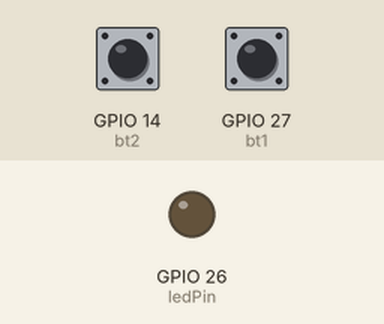
The sketch below on a simulated ESP32. Shown: output pins drawn as LEDs (lit = HIGH). The inputs (shaded band) are chosen by the test bench; at power-on: GPIO 27 (bt1) HIGH, GPIO 14 (bt2) HIGH.

Above: at 1.2 s.
1.3 s: GPIO 27 (bt1) pulled LOW for 0.15 s
At 1.37 s:
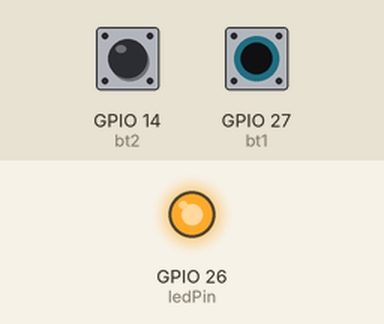
4.5 s: GPIO 27 (bt1) pulled LOW for 3.2 s
At 8.2 s:
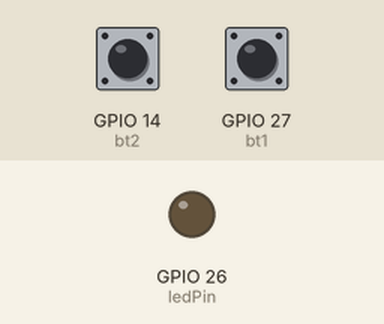
Timing chart, 0 to 9.7 s (numbered marks = the images above; inputs shaded):
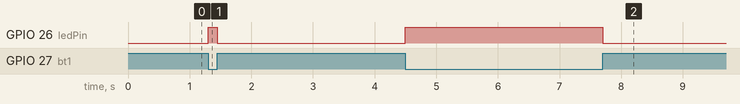

The sketch:

Exercise4-buttonControl.ino
```cpp
const int bt1 = 27;
const int bt2 = 14;
const int ledPin = 26;
const int soilPin = 33;

void setup() {
  Serial.begin(9600);
  pinMode(bt1, INPUT_PULLUP);
  pinMode(bt2, INPUT_PULLUP);
  pinMode(ledPin, OUTPUT);
}

void loop() {
  if (digitalRead(bt1) == LOW) {
    digitalWrite(ledPin, HIGH);
  } else {
    digitalWrite(ledPin, LOW);
  }
  if (digitalRead(bt2) == LOW) {
    int nilaiSensor = analogRead(soilPin);
    Serial.println(nilaiSensor);
  }
}
```

Measured:
- after the input at 1.3 s, GPIO 26 (ledPin): LOW → HIGH at once, → LOW 0.15 s later
- after the input at 4.5 s, GPIO 26 (ledPin): LOW → HIGH at once, → LOW 3.2 s later
